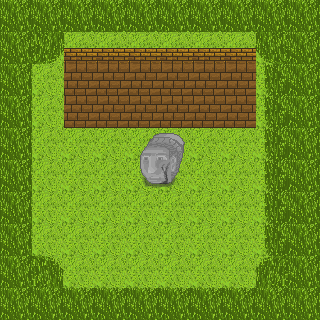

Rendered tile map (Tiled .tmx) drawn with the repository's tilesets; below, a short description and the map source with its tile grids summarised:
An orthogonal 10x10 tile map with 32x32 px tiles, 5 tile layers (Ground Layer, Ground Layer 2, Player Layer, Wall Layer, ...).

<map version="1.0" orientation="orthogonal" renderorder="right-down" width="10" height="10" tilewidth="32" tileheight="32" nextobjectid="1">
 <tileset firstgid="1" name="shittytileset" tilewidth="32" tileheight="32">
  <image source="../Tilesets/shittytileset.png" width="480" height="800" />
 </tileset>
 <layer name="Ground Layer" width="10" height="10">
  <data>[100 cells, 100 non-empty, 1 distinct tile ids]</data>
 </layer>
 <layer name="Ground Layer 2" width="10" height="10">
  <data>[100 cells, 46 non-empty, 6 distinct tile ids]</data>
 </layer>
 <layer name="Player Layer" width="10" height="10">
  <data>[100 cells, 4 non-empty, 4 distinct tile ids]</data>
 </layer>
 <layer name="Wall Layer" width="10" height="10">
  <data>[100 cells, 12 non-empty, 1 distinct tile ids]</data>
 </layer>
 <layer name="Above Layer" width="10" height="10">
  <data>[100 cells, 6 non-empty, 1 distinct tile ids]</data>
 </layer>
</map>
